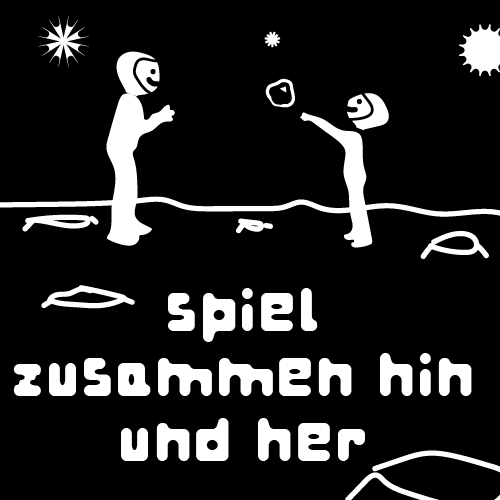
#> input picture assets/img/play_A.png, 500 x 500 px; its folder holds only this picture in this run
$ python convert_images.py
#> lines starting #> are read from the running program, lines starting #| are printed output that depends on the picture; after the words box and inside, x2 and y2 are one past the last pixel; in counts of white or black regions, pixels touching at a corner belong together
import os
from PIL import Image

# Configuration
image_folder = 'assets/img'
output_folder = 'include'
image_size = (128, 128)  # EXACT target size - no aspect ratio preservation

def convert_image_to_c_array(image_path, output_path):
    """Converts an image to a C header file with a byte array."""
#> called with image_path = 'assets/img/play_A.png', output_path = 'include/img_play_a.h'
    try:
        # Open the image
        img = Image.open(image_path)
#> img is the input picture: PIL image 500x500 RGBA; mean R, G, B, A 37, 37, 37, 255
        print(f"Original size: {img.size}")
#| Original size: (500, 500)

        # CRITICAL FIX: Use resize() instead of thumbnail() to force exact dimensions
        # This ensures 500x500 becomes exactly 128x128, not smaller due to aspect ratio
        img = img.resize(image_size, Image.Resampling.LANCZOS)
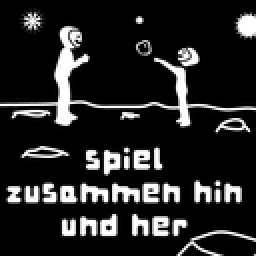
#> img: PIL image 128x128 RGBA (shown 2 times larger); mean R, G, B, A 37.3, 37.3, 37.3, 255
        print(f"Resized to: {img.size}")
#| Resized to: (128, 128)

        # Convert to grayscale first for better quality control
        img = img.convert('L')  # Grayscale (0-255)
#> img: PIL image 128x128 L

        # Apply better thresholding instead of direct '1' conversion
        # This gives more control over the black/white conversion
        threshold = 128  # Adjust this value (0-255) to control white/black balance
        img = img.point(lambda x: 255 if x > threshold else 0, mode='1')
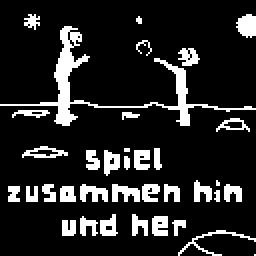
#> img: PIL image 128x128 1 (shown 2 times larger); 14.4% white; 36 white regions (6 under 20 px), largest, box (x1, y1, x2, y2) and area: (0, 13, 128, 63) 698, (118, 7, 128, 19) 92, (56, 92, 70, 101) 84

        # Get image dimensions (should be exactly 128x128 now)
        width, height = img.size
#> width = 128; height = 128
        print(f"Final size: {width}x{height}")
#| Final size: 128x128

        # Get pixel data
        pixels = list(img.getdata())
#> pixels = 16384 values, max 255 at index 910, min 0 at index 0, mean 36.64

        # C-style variable name from filename
        base_name = os.path.basename(image_path)
        variable_name = 'img_' + os.path.splitext(base_name)[0].lower()

        # Create C header content
        c_code = f'#ifndef _{variable_name.upper()}_H_\n'
        c_code += f'#define _{variable_name.upper()}_H_\n\n'
        c_code += '#include <pgmspace.h>\n\n'
        c_code += f'// Image: {base_name}\n'
        c_code += f'// Original size: Input image\n'
        c_code += f'// Processed size: {width}x{height}\n'
        c_code += f'// Format: 1-bit monochrome bitmap\n\n'
        c_code += f'const unsigned char {variable_name}[] PROGMEM = {{\n    '

        byte_array = []
        # Process the image in vertical 8-pixel columns (pages) for SSD1351
        for x in range(width):
            for y in range(0, height, 8):
                byte = 0
                for bit in range(8):
                    if (y + bit) < height:
                        pixel_index = (y + bit) * width + x
                        # If pixel is white (255), set the bit
                        if pixels[pixel_index] > 0:
                            byte |= (1 << bit)
                byte_array.append(byte)

        # Format the byte array into the C code
        for i, byte in enumerate(byte_array):
            c_code += f'0x{byte:02X}, '
            if (i + 1) % 16 == 0:
                c_code += '\n    '

        # Remove trailing comma and space
        if c_code.endswith(', '):
            c_code = c_code[:-2]

        c_code += '\n};\n\n'
        c_code += f'#endif // _{variable_name.upper()}_H_\n'

        # Write to the output file
        with open(output_path, 'w') as f:
            f.write(c_code)

        print(f'Successfully converted {image_path} to {output_path}')
        print(f'Array size: {len(byte_array)} bytes for {width}x{height} pixels')
#| Array size: 2048 bytes for 128x128 pixels

    except Exception as e:
        print(f'Error converting {image_path}: {e}')
        raise e  # Re-raise to see full error details

def main():
    """Main function to convert all images."""
    if not os.path.exists(image_folder):
        print(f"Error: Image folder '{image_folder}' not found.")
        return

    if not os.path.exists(output_folder):
        print(f"Creating output folder '{output_folder}'...")
        os.makedirs(output_folder)

    print(f"Converting images from {image_folder} to {output_folder}")
    print(f"Target size: {image_size}")

    converted_count = 0
    for filename in os.listdir(image_folder):
        if filename.lower().endswith(('.png', '.jpg', '.jpeg', '.bmp')):
            print(f"\n--- Converting {filename} ---")
            image_path = os.path.join(image_folder, filename)
            output_filename = 'img_' + os.path.splitext(filename)[0].lower() + '.h'
            output_path = os.path.join(output_folder, output_filename)

            try:
                convert_image_to_c_array(image_path, output_path)
                converted_count += 1
            except Exception as e:
                print(f"FAILED to convert {filename}: {e}")

    print(f"\n=== Conversion Complete ===")
    print(f"Successfully converted {converted_count} images")

if __name__ == '__main__':
    main()

$ run again, on assets/img/shake_A.png
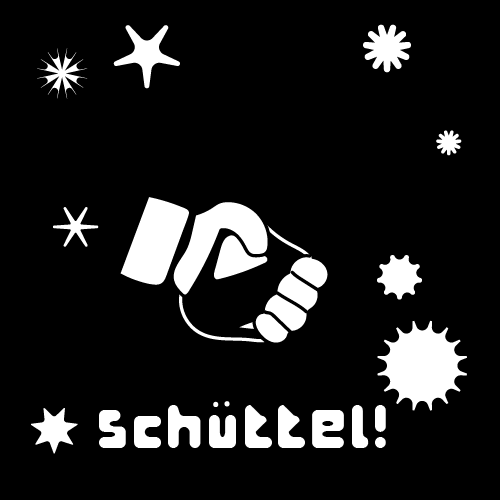
#> input picture assets/img/shake_A.png, 500 x 500 px
#> in convert_image_to_c_array, img is the input picture: PIL image 500x500 RGBA; mean R, G, B, A 29.7, 29.7, 29.7, 255
#| Original size: (500, 500)
#> in convert_image_to_c_array, `img = img.resize(image_size, Image.Resampling.LANCZOS)`:
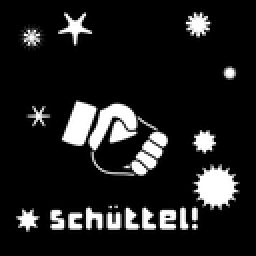
#> img: PIL image 128x128 RGBA (shown 2 times larger); mean R, G, B, A 29.9, 29.9, 29.9, 255
#| Resized to: (128, 128)
#> in convert_image_to_c_array, `img = img.point(lambda x: 255 if x > threshold else 0, mode='1')`:
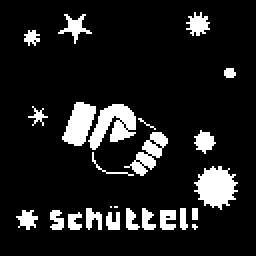
#> img: PIL image 128x128 1 (shown 2 times larger); 11.7% white; 25 white regions (5 under 20 px), largest, box (x1, y1, x2, y2) and area: (97, 83, 119, 105) 310, (44, 52, 68, 75) 303, (31, 51, 48, 73) 235
#| Final size: 128x128
#> pixels = 16384 values, max 255 at index 865, min 0 at index 0, mean 29.82
#| Array size: 2048 bytes for 128x128 pixels

$ run again, on assets/img/throw_A.png
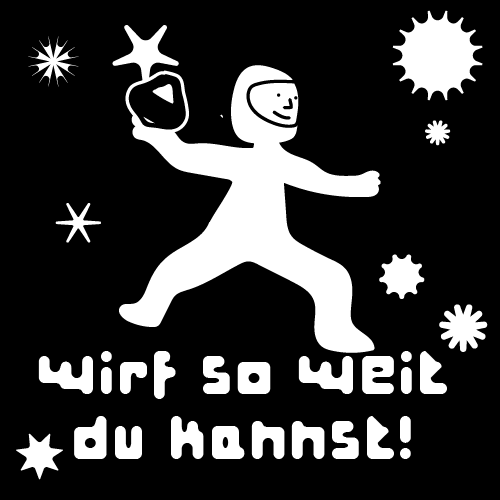
#> input picture assets/img/throw_A.png, 500 x 500 px
#> in convert_image_to_c_array, img is the input picture: PIL image 500x500 RGBA; mean R, G, B, A 53.5, 53.5, 53.5, 255
#| Original size: (500, 500)
#> in convert_image_to_c_array, `img = img.resize(image_size, Image.Resampling.LANCZOS)`:
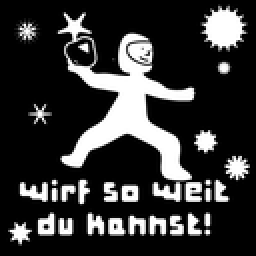
#> img: PIL image 128x128 RGBA (shown 2 times larger); mean R, G, B, A 53.7, 53.7, 53.7, 255
#| Resized to: (128, 128)
#> in convert_image_to_c_array, `img = img.point(lambda x: 255 if x > threshold else 0, mode='1')`:
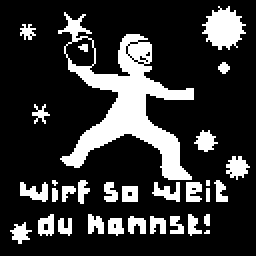
#> img: PIL image 128x128 1 (shown 2 times larger); 20.7% white; 31 white regions (7 under 20 px), largest, box (x1, y1, x2, y2) and area: (29, 6, 97, 90) 1800, (101, 3, 123, 25) 301, (113, 78, 125, 90) 89
#| Final size: 128x128
#> pixels = 16384 values, max 255 at index 493, min 0 at index 0, mean 52.9
#| Array size: 2048 bytes for 128x128 pixels
